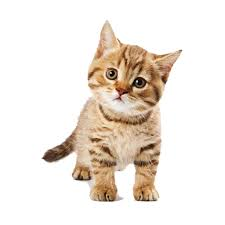
#> input picture images.jpg, 225 x 225 px
$ jupyter execute C121.ipynb
#> lines starting #> are read from the running program, lines starting #| are printed output that depends on the picture
[cell 1]
import numpy as np
import cv2
from matplotlib import pyplot as plt

[cell 2]
img = cv2.imread('images.jpg',0)
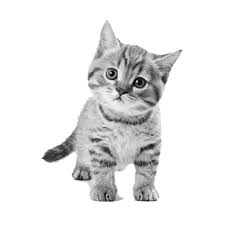
#> img: shape (225, 225); min 0, max 255, mean 232.1

[cell 3]
cv2.imshow('image',img)
cv2. waitKey(0)
k = cv2.waitKey(0)
#> (key Esc is pressed here)
